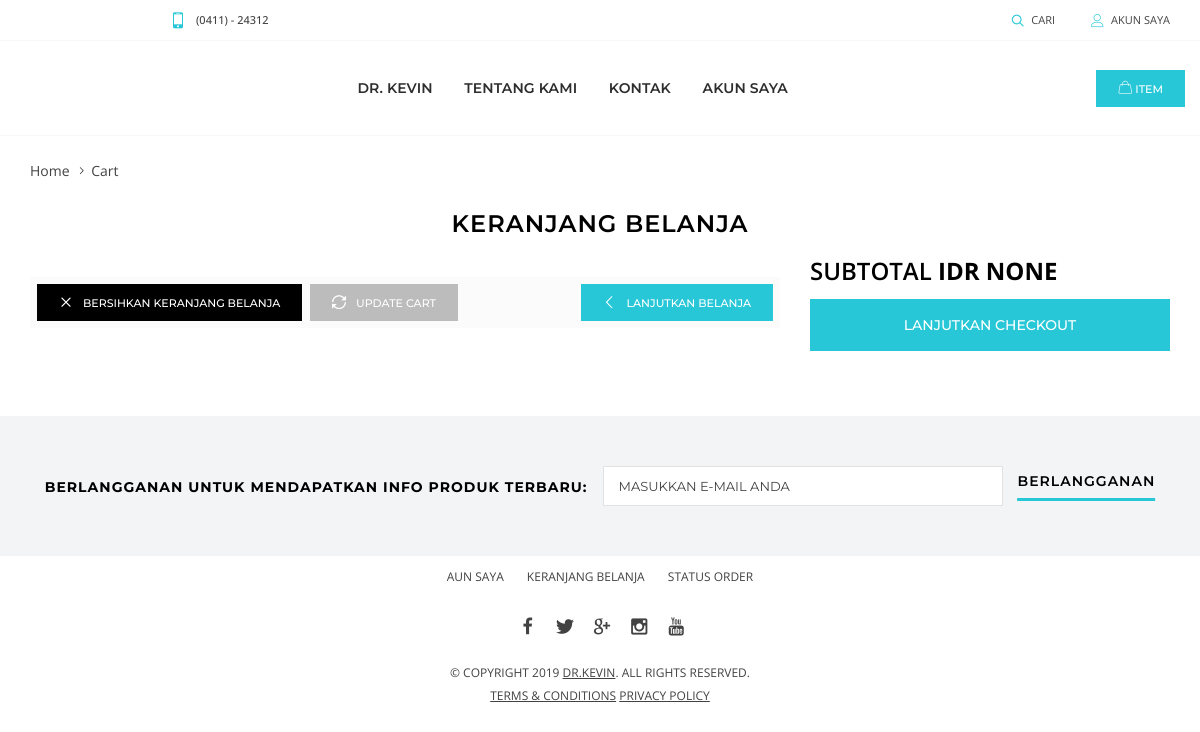
The app's page /cart/ (signed in), older data.
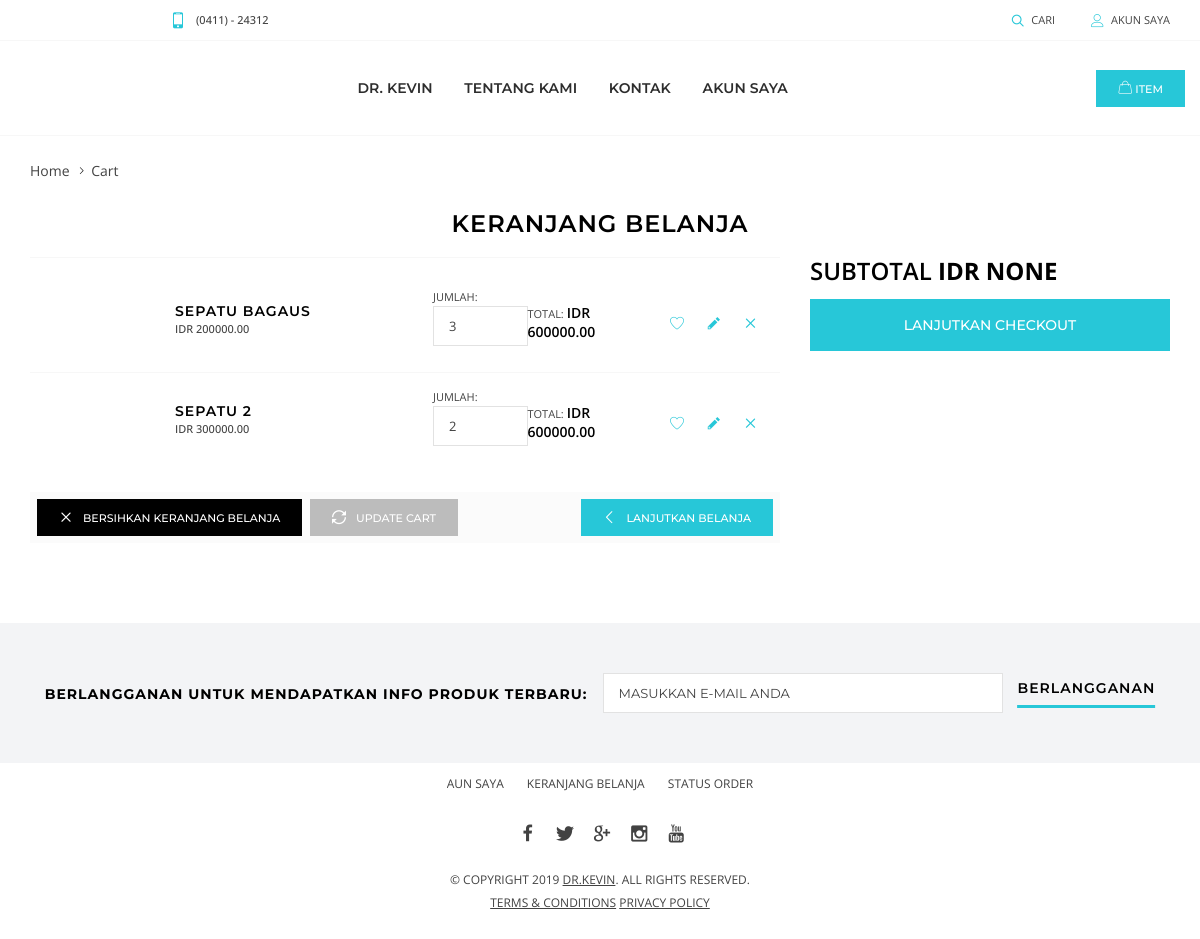
The same page, newer data.
### barang/models.py (models this page shows, shortened)
class Cart(models.Model):
    user = models.ForeignKey(settings.AUTH_USER_MODEL, on_delete=models.CASCADE)
    ordered = models.BooleanField(default=False)
    item = models.ForeignKey(Produk, on_delete=models.CASCADE)
    quantity = models.IntegerField(default=1)
    harga = models.DecimalField(max_digits=1000000, decimal_places=2, null=True)
    def get_total_item_price(self):
        return self.quantity * self.item.harga

class Produk(models.Model):
    namaproduk = models.CharField(max_length=50)
    harga = models.DecimalField(max_digits=1000000, decimal_places=2)
    stok = models.IntegerField()
    gambar_barang = models.ImageField(upload_to="images", null=True)
    keterangan = models.TextField()
    kategori_produk = models.ForeignKey(KategoriBarang, on_delete=models.CASCADE, null=True)
    class Meta:
        verbose_name_plural = "Produk"

### barang/views.py (the view)
# urls.py: path('cart/', OrderSummaryView.as_view(), name='cart'),
class OrderSummaryView(LoginRequiredMixin, View):
    def get(self, *args, **kwargs):
        try:
            order = Cart.objects.filter(user=self.request.user, ordered=False)
            total = Cart.objects.filter(user=self.request.user, ordered=False).aggregate(
                total=Sum(F('quantity') * F('harga'), output_field=FloatField()))['total']
            return render(self.request, 'keranjang.html', {'order':order, 'total':total})
        except ObjectDoesNotExist:
            messages.warning(self.request, "You do not have an active order")
            return redirect("/")

### templates/keranjang.html
{% extends 'base.html' %}
{% load staticfiles %}
{% block content %}
    <div class="page-content">
        <div class="holder mt-0">
            <div class="container">
                <ul class="breadcrumbs">
                    <li><a href="index-2.html">Home</a></li>
                    <li><span>Cart</span></li>
                </ul>
            </div>
        </div>
        <div class="holder mt-0">
            <div class="container">
                <h1 class="text-center">Keranjang Belanja</h1>
                <div class="row">
                    <div class="col-md-8">
                        <div class="cart-table">
                            {% for order_item in order %}
                            <div class="cart-table-prd">
                                <div class="cart-table-prd-image"><a href="#"><img src="images/products/xsmall/product-05.jpg" alt=""></a></div>
                                <div class="cart-table-prd-name">
                                    <h2><a href="#">{{ order_item.item.namaproduk }}</a></h2>
                                    <h5><a href="#"> IDR {{ order_item.item.harga }}</a></h5>
                                </div>
                                <div class="cart-table-prd-qty"><span>jumlah:</span>  <div class="form-group"><input type="text" maxlength="4" size="4" class="form-control" value="{{ order_item.quantity }}"></div></div>
                                <div class="cart-table-prd-price"><span>Total:</span> <b>IDR {{ order_item.get_total_item_price }}</b></div>
                                <div class="cart-table-prd-action"><a href="#" class="icon-heart"></a> <a href="#" class="icon-pencil"></a> <a href="#" class="icon-cross"></a></div>
                            </div>
                            {% endfor %}
                            <div class="cart-table-total">
                                <div class="row">
                                    <div class="col-sm"><a href="#" class="btn btn--alt"><i class="icon-cross"></i><span>bersihkan keranjang belanja</span></a> <a href="#" class="btn btn--grey"><i class="icon-repeat"></i><span>update cart</span></a></div>
                                    <div class="col-sm-auto"><a href="#" class="btn"><i class="icon-angle-left"></i><span>lanjutkan belanja</span></a></div>
                                </div>
                            </div>
                        </div>
                    </div>
                    <div class="col-md-4">
                        <div class="sidebar-block">
                            <div class="card-total text-uppercase">Subtotal <span class="card-total-price">IDR {{ total }}</span></div>
                            <a href="{% url 'checkouts-home' %}" class="btn btn--full btn--lg"><span>Lanjutkan Checkout</span></a>
                        </div>
                    </div>
                </div>
            </div>
        </div>
    </div>
{% endblock %}

### templates/base.html (shortened to what this page needs)
{% load staticfiles %}
{% load cart_template_tags %}
<!DOCTYPE html>
<html lang="en">
<head>
    <link href="{% static 'js/plugins.css' %}" rel="stylesheet">
    <link href="{% static 'css/style-light.css' %}" rel="stylesheet">
    <link href="{% static 'fonts/icomoon/icomoon.css' %}" rel="stylesheet">
</head>
<body class="is-dropdn-click">
    <header class="hdr global_width hdr_sticky hdr-mobile-style2">
        <div class="hdr-desktop hide-mobile">
            <div class="hdr-topline">
                <div class="container">
                    <div class="row">
                        <div class="col-auto hdr-topline-left">
                                </div>
                                     <div class="custom-text"><i class="icon icon-mobile"></i><b>(0411) - 24312</b>
                                </div>
                            <div class="col hdr-topline-center">
                        </div>
                        <div class="col-auto hdr-topline-right links-holder">
                            <div class="dropdn dropdn_search hide-mobile @@classes"><a href="#" class="dropdn-link"><i class="icon icon-search2"></i><span>Cari</span></a>
                            </div>
                            <div class="dropdn dropdn_account @@classes"><a href="#" class="dropdn-link"><i class="icon icon-person"></i><span>Akun Saya</span></a>
                            </div>
                        </div>
                    </div>
                </div>
            </div>
            <div class="hdr-content hide-mobile">
                <div class="container">
                    <div class="row">
                        <div class="col-auto logo-holder"><a href="index-2.html" class="logo"><img src="{% static 'images/logo.png' %}" srcset="images/logo-retina.png 2x" alt=""></a></div>
                        <div class="nav-holder">
                            <div class="hdr-nav">
                                <ul class="mmenu mmenu-js">
                                    <li><a href="{% url 'barang-home' %}" target="">DR. Kevin</a></li>
                                    <li><a href="about.html" target="_blank">TENTANG KAMI</a></li>
                                    <li><a href="" target="_blank">KONTAK</a></li>
                                    <li><a href="{% url 'akun-home' %}" target="">Akun Saya</a></li>
                                </ul>
                            </div>
                        </div>
                        <div><a href="{% url 'cart' %}" class="btn"><i class="icon-handbag"></i> {{ qty }} Item</a></div>
                    </div>
                </div>
            </div>
        </div>
    </header>
{% block content %}{% endblock %}
     <footer class="page-footer footer-style-5 global_width @@classes">
     <div class="holder bgcolor bgcolor-2 py-5 mt-0">
            <div class="container">
                <div class="subscribe-form subscribe-form--style1">
                    <form action="#">
                        <div class="form-inline">
                            <div class="subscribe-form-title">berlangganan untuk mendapatkan info produk terbaru:</div><input type="text" class="form-control" placeholder="Masukkan e-mail anda"> <button type="submit" class="btn-decor">berlangganan</button>
                        </div>
                    </form>
                </div>
            </div>
        </div>
        <div class="footer-top container">
            <div class="footer-block py-1 py-md-0 mt-0 text-center">
                <div class="footer-menu">
                    <ul>
                        <li><a href="account-details.html">Aun Saya</a></li>
                        <li><a href="cart.html">Keranjang Belanja</a></li>
                        <li><a href="account-history.html">Status Order</a></li>
                    </ul>
                </div>
            </div>
            <div class="footer-block mt-1 text-center">
                <ul class="social-list">
                    <li><a href="#" class="icon icon-facebook"></a></li>
                    <li><a href="#" class="icon icon-twitter"></a></li>
                    <li><a href="#" class="icon icon-google"></a></li>
                    <li><a href="#" class="icon icon-instagram"></a></li>
                    <li><a href="#" class="icon icon-youtube"></a></li>
                </ul>
            </div>
        </div>
        <div class="footer-bottom container mt-2 pb-4">
            <div class="row justify-content-center">
                <div class="col-md-6 text-center">
                    <div class="footer-copyright">
                        <p class="footer-copyright-text"><span>© Copyright</span> 2019 <a href="#">DR.Kevin</a>. <span>All rights reserved.</span></p>
                        <p class="footer-copyright-links"><a href="#">Terms & conditions</a> <a href="#">Privacy policy</a></p>
                    </div>
                </div>
            </div>
        </div>
    </footer><a class="back-to-top js-back-to-top" href="#" title="Scroll To Top"></a>
</body>
</html>

Row changes from the older to the newer data that the page shows:
added Cart: item.namaproduk "SEPATU BAGAUS", item.harga "200000.00", quantity "3", get_total_item_price "600000.00"
added Cart: item.namaproduk "SEPATU 2", item.harga "300000.00", quantity "2", get_total_item_price "600000.00"
